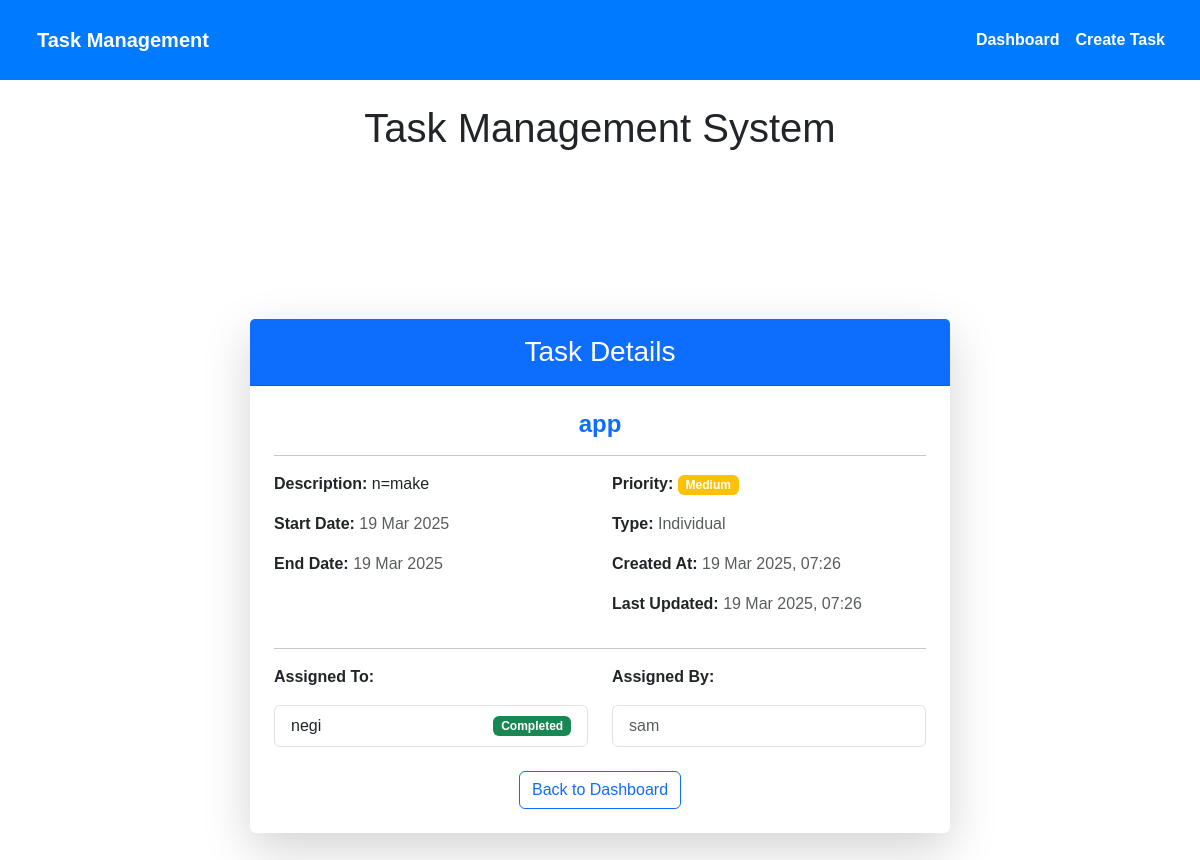
Page /task/2/ (signed in) on the committed database.
### task/models.py (models this page shows, shortened)
class Task(models.Model):
    TASK_PRIORITY_CHOICES = [
        ('High', 'High'),
        ('Medium', 'Medium'),
        ('Low', 'Low')
    ]
    TASK_TYPE_CHOICES = [
        ('Individual', 'Individual'),
        ('Team', 'Team')
    ]
    task_id = models.AutoField(primary_key=True)
    task_title = models.CharField(max_length=100, help_text="The title of the task")
    task_description = models.CharField(max_length=300, help_text="A brief description of the task")
    task_priority = models.CharField(max_length=200, choices=TASK_PRIORITY_CHOICES, default='Medium',
                                    help_text="The priority level of the task")
    start_date = models.DateField(help_text="The start date of the task")
    end_date = models.DateField(help_text="The end date of the task")
    task_type = models.CharField(max_length=50, choices=TASK_TYPE_CHOICES, default='Individual',
                                help_text="The type of task (Individual or Team)")
    created_at = models.DateTimeField(auto_now_add=True, help_text="The date the task was created")
    updated_at = models.DateTimeField(auto_now=True, help_text="The date the task was last updated")

class TaskAssignment(models.Model):
    STATUS_CHOICES = [
        ('Pending', 'Pending'),
        ('In Progress', 'In Progress'),
        ('Completed', 'Completed')
    ]
    assignment_id = models.AutoField(primary_key=True)
    task = models.ForeignKey(Task, on_delete=models.CASCADE, related_name='assignments',
                            help_text="The task being assigned")
    employee = models.ForeignKey(Employee, on_delete=models.CASCADE, related_name='assigned_tasks',
                                help_text="The employee to whom the task is assigned")
    assigned_by = models.ForeignKey(User, on_delete=models.CASCADE, related_name='tasks_assigned',
                                   help_text="The user who assigned the task")
    assigned_date = models.DateTimeField(auto_now_add=True, help_text="The date the task was assigned")
    status = models.CharField(max_length=200, choices=STATUS_CHOICES, default='Pending',
                             help_text="The current status of the task")
    completed_at = models.DateTimeField(null=True, blank=True, help_text="The date the task was completed")

class Employee(models.Model):
    user = models.OneToOneField(User, on_delete=models.CASCADE, related_name='employee_account')
    employee_id = models.CharField(max_length=50, unique=True, blank=True, help_text="Unique ID for the employee")
    joining_date = models.DateField(null=True, blank=True, help_text="The date the employee joined")

### task/views.py (the view)
# urls.py: path('task/<int:assignment_id>/', views.task_detail, name='task_detail'),
@login_required
def task_detail(request, assignment_id):
    task = get_object_or_404(Task, task_id=assignment_id)  # Use task_id instead of id
    return render(request, 'task_detail.html', {'task': task})

### task/templates/task_detail.html (shortened to what this page needs)
{% extends "base.html" %}
{% load static %}
{% block content %}
<div class="container d-flex justify-content-center align-items-center min-vh-100">
    <div class="card shadow-lg border-0 rounded-lg" style="max-width: 700px; width: 100%;">
        <div class="card-header bg-primary text-white text-center py-3">
            <h3 class="mb-0"> Task Details</h3>
        </div>
        <div class="card-body p-4">
            <h4 class="text-center text-primary fw-bold">{{ task.task_title }}</h4>
            <hr>
            <div class="row">
                <div class="col-md-6">
                    <p><strong>Description:</strong> {{ task.task_description }}</p>
                    <p><strong>Start Date:</strong> <span class="text-muted">{{ task.start_date|date:"d M Y" }}</span></p>
                    <p><strong>End Date:</strong> <span class="text-muted">{{ task.end_date|date:"d M Y" }}</span></p>
                </div>
                <div class="col-md-6">
                    <p><strong>Priority:</strong>
                        <span class="badge {% if task.task_priority == 'High' %}bg-danger{% elif task.task_priority == 'Medium' %}bg-warning{% else %}bg-secondary{% endif %}">
                            {{ task.task_priority }}
                        </span>
                    </p>
                    <p><strong>Type:</strong> <span class="text-muted">{{ task.task_type }}</span></p>
                    <p><strong>Created At:</strong> <span class="text-muted">{{ task.created_at|date:"d M Y, H:i" }}</span></p>
                    <p><strong>Last Updated:</strong> <span class="text-muted">{{ task.updated_at|date:"d M Y, H:i" }}</span></p>
                </div>
            </div>
            <hr>
            <div class="row">
                <div class="col-md-6">
                    <p><strong>Assigned To:</strong></p>
                    <ul class="list-group">
                        {% for assignment in task.assignments.all %}
                            <li class="list-group-item d-flex justify-content-between align-items-center">
                                <span>{{ assignment.employee.user.username }}</span>
                                <span class="badge {% if assignment.status == 'Completed' %}bg-success{% elif assignment.status == 'In Progress' %}bg-warning{% else %}bg-danger{% endif %}">
                                    {{ assignment.status }}
                                </span>
                            </li>
                        {% empty %}
                            <p class="text-muted">Not Assigned</p>
                        {% endfor %}
                    </ul>
                </div>
                <div class="col-md-6">
                    <p><strong>Assigned By:</strong></p>
                    <ul class="list-group">
                        {% for assignment in task.assignments.all %}
                            <li class="list-group-item text-muted">{{ assignment.assigned_by.username }}</li>
                        {% empty %}
                            <p class="text-muted">Unknown</p>
                        {% endfor %}
                    </ul>
                </div>
            </div>
            <div class="text-center mt-4">
                <a href="{% url 'dashboard' %}" class="btn btn-outline-primary"> Back to Dashboard</a>
            </div>
        </div>
    </div>
</div>
{% endblock %}

### task/templates/base.html (style rules this page uses)
body { font-family: Arial, sans-serif; margin: 0; padding: 0; }
.container { margin-top: 20px; }

### rows in the picture
Task: task_title "app", task_description "n=make", start_date "19 Mar 2025", end_date "19 Mar 2025", task_priority "Medium", task_type "Individual", created_at "19 Mar 2025, 07:26", updated_at "19 Mar 2025, 07:26"
TaskAssignment: employee.user.username "negi", status "Completed", assigned_by.username "sam"
